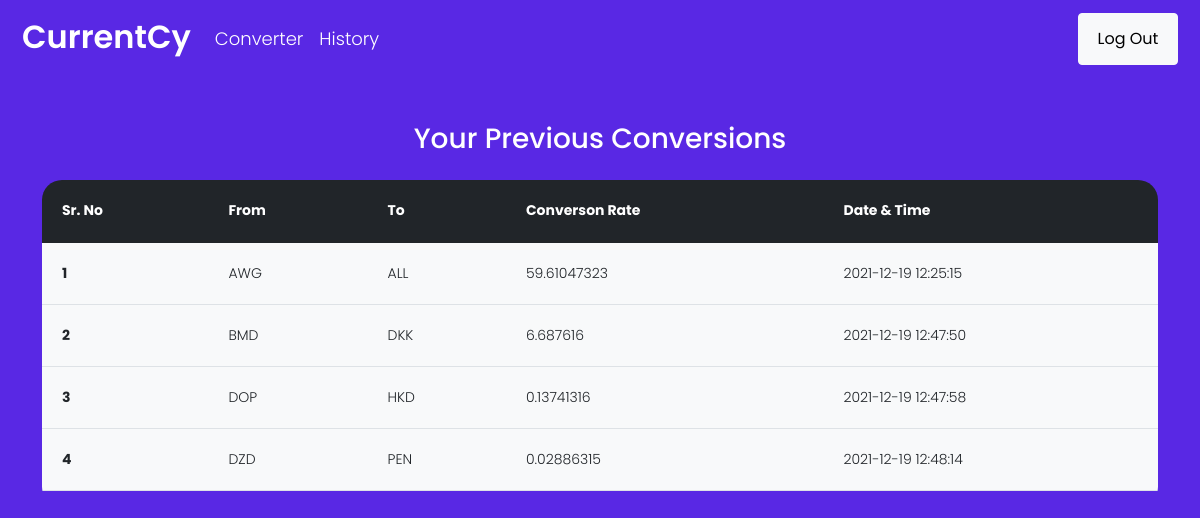
The page /history (signed in) on the database its author committed.
### app.py (models this page shows, shortened)
class History(db.Model):
    id = db.Column(db.Integer, primary_key=True)
    from_curr = db.Column(db.String(200), nullable=False)
    to_curr = db.Column(db.String(500), nullable=False)
    date_conv = db.Column(db.String(100), nullable=False)
    amount = db.Column(db.Integer, nullable=False)
    user_id = db.Column(db.Integer, db.ForeignKey('user.id'))

### app.py (the view)
@app.route("/history")
def history():
    if "currUser" in request.cookies:
        userId = request.cookies.get("currUser")
        user = User.query.filter_by(id=userId).first()
        allHistory = user.hist
        return render_template("history.html", history=allHistory)
    else:
        return redirect("/")

### templates/history.html (shortened to what this page needs)
<!DOCTYPE html>
<html lang="en">
<head>
  <link href="https://cdn.jsdelivr.net/npm/bootstrap@5.1.3/dist/css/bootstrap.min.css" rel="stylesheet"
>
</head>
<body>
  <nav class="navbar navbar-expand-lg navbar-light bg-light">
    <div class="container-fluid">
      <a class="navbar-brand" href="/" style="color: #fff; font-size:xx-large; font-weight: 600;">CurrentCy</a>
      <div class="collapse navbar-collapse" id="navbarSupportedContent">
        <ul class="navbar-nav me-auto mb-2 mb-lg-0">
          <li class="nav-item pt-2">
            <a class="nav-link" href="/converter" style="color: #fff; font-size: large; margin-bottom: 5px;">Converter</a>
          </li>
          <li class="nav-item pt-2">
            <a class="nav-link" href="/history" style="color: #fff; font-size: large;">History</a>
          </li>
        </ul>
        <form class="d-flex" action="/logout" method="get">
          <button class="btn btn-light mt-1" type="submit" style="width: 100px;padding-top: 13px;padding-bottom: 13px;">Log Out</button>
        </form>
      </div>
    </div>
  </nav>
  <div class="container mt-5">
    <h3 class="text-center mb-4" style="color: #fff;">Your Previous Conversions</h3>
    <div class="table-responsive" style="border-radius: 20px;">
      {% if history|length == 0 %}
      <div class="alert alert-info mt-2" style="background-color: #fff;" role="alert">
        No search history present. Find currency conversions!
      </div>
      {% else %}
      <table class="table table-hover">
        <thead>
          <tr class="bg-dark text-white">
            <th scope="col">Sr. No</th>
            <th scope="col">From</th>
            <th scope="col">To</th>
            <th scope="col">Converson Rate</th>
            <th scope="col">Date & Time</th>
          </tr>
        </thead>
        <tbody>
          {% for item in history %}
          <tr class="bg-light">
            <th scope="row">{{loop.index}}</th>
            <td>{{item.from_curr}}</td>
            <td>{{item.to_curr}}</td>
            <td>{{item.amount}}</td>
            <td>{{item.date_conv}}</td>
          </tr>
          {% endfor %}
        </tbody>
      </table>
      {% endif %}
    </div>
  </div>
</body>
</html>

### templates/history.html (style rules this page uses)
* { margin: 0; padding: 0; box-sizing: border-box; font-family: 'Poppins', sans-serif; }
body { font: 300 14px/1.5 'Oxygen', sans-serif; background: #f8f8fc; padding: 0 10px; background: #5928e4; }
.navbar { background-color: transparent !important; }
.table td, .table th { padding: 20px; }

### rows shown on the page
History: from_curr "AWG", to_curr "ALL", amount "59.61047323", date_conv "2021-12-19 12:25:15"
History: from_curr "BMD", to_curr "DKK", amount "6.687616", date_conv "2021-12-19 12:47:50"
History: from_curr "DOP", to_curr "HKD", amount "0.13741316", date_conv "2021-12-19 12:47:58"
History: from_curr "DZD", to_curr "PEN", amount "0.02886315", date_conv "2021-12-19 12:48:14"
